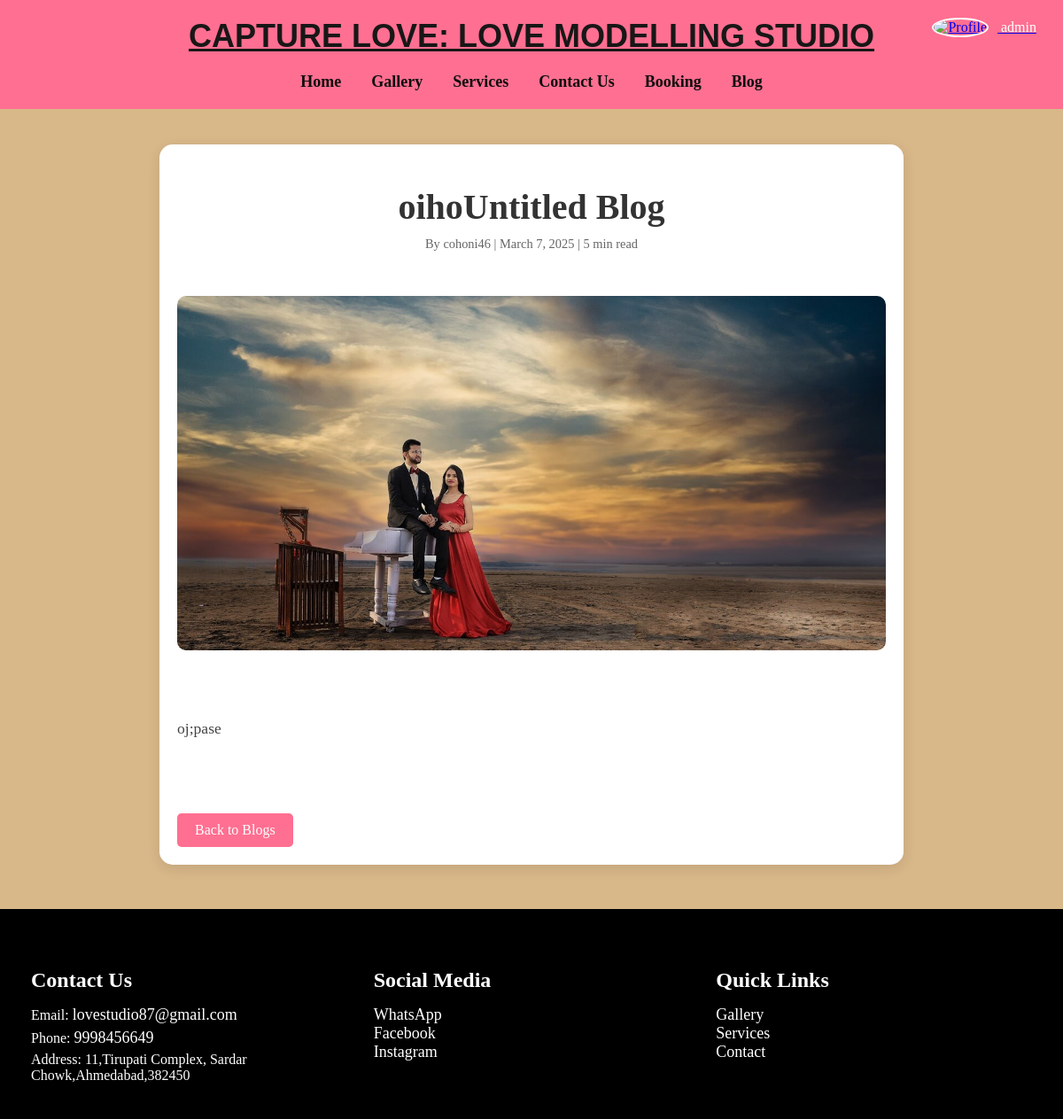
Page /blog/1/ (signed in) on the committed database.
### home/models.py (models this page shows, shortened)
class Blog(models.Model):
    title = models.CharField(max_length=200, default="Untitled Blog")
    content = models.TextField(default="")
    image = models.ImageField(upload_to='blog_images/', null=True, blank=True)
    author = models.ForeignKey(CustomUser, on_delete=models.SET_NULL, null=True)
    created_at = models.DateTimeField(default=timezone.now)
    short_description = models.TextField(max_length=200, blank=True)
    read_time = models.IntegerField(default=5)
    category = models.CharField(max_length=50, default='General')
    class Meta:
        ordering = ['-created_at']

class CustomUser(AbstractUser):
    email_verified = models.BooleanField(default=False)
    phone_number = models.CharField(max_length=15, blank=True, null=True)
    profile_pic = models.ImageField(upload_to='profile_pics/', null=True, blank=True)
    is_active = models.BooleanField(default=False)  # Default to inactive until email verified
    groups = models.ManyToManyField(Group, related_name="customuser_set", blank=True)
    user_permissions = models.ManyToManyField(
        Permission,
        related_name="customuser_permissions_set",
        blank=True
    )
    class Meta:
        verbose_name = 'User'
        verbose_name_plural = 'Users'
    def __str__(self):
        return self.username

### home/views.py (the view)
# urls.py: path('blog/<int:blog_id>/', views.blog_detail, name='blog_detail'),
def blog_detail(request, blog_id):
    blog = get_object_or_404(Blog, id=blog_id)
    return render(request, "blog_detail.html", {'blog': blog})

### home/templates/blog_detail.html (shortened to what this page needs)
{% extends 'base.html' %}
{% block content %}
<div class="blog-detail-container">
    <div class="blog-header">
        <h1 class="blog-title">{{ blog.title }}</h1>
        <div class="blog-meta">
            <span>By {{ blog.author|default:"Admin" }}</span> |
            <span>{{ blog.created_at|date:"F j, Y" }}</span> |
            <span>{{ blog.read_time }} min read</span>
        </div>
    </div>
    {% if blog.image %}
        <img src="{{ blog.image.url }}" alt="{{ blog.title }}" class="blog-image">
    {% endif %}
    <div class="blog-content">
        {{ blog.content|linebreaks }}
    </div>
    <a href="{% url 'blog' %}" class="back-button">Back to Blogs</a>
</div>
{% endblock %}

### home/templates/base.html (shortened to what this page needs)
<!DOCTYPE html>
<html lang="en">
<head>
</head>
<body>
    <header>
        <div class="logo">
            <u><b>CAPTURE LOVE: LOVE MODELLING STUDIO</b></u>
        </div>
        <div class="auth-section">
            {% if user.is_authenticated %}
                <div class="profile-section">
                    <a href="{% url 'edit_profile' %}" class="profile-link">
                        <img src="{{ user.profile_pic.url|default:'/static/images/default-profile.png' }}" alt="Profile" class="profile-pic">
                        <span class="username">{{ user.username }}</span>
                    </a>
                </div>
            {% else %}
                <div class="auth-buttons">
                    <a href="{% url 'login' %}" class="auth-button">Login</a>
                    <a href="{% url 'signup' %}" class="auth-button">Sign Up</a>
                </div>
            {% endif %}
        </div>
        <nav>
            <a href="{% url 'home' %}"><b>Home</b></a>
            <a href="{% url 'gallery' %}"><b>Gallery</b></a>
            <a href="{% url 'services' %}"><b>Services</b></a>
            <a href="{% url 'contact' %}"><b>Contact Us</b></a>
            <a href="{% url 'booking' %}"><b>Booking</b></a>
            <a href="{% url 'blog' %}"><b>Blog</b></a>
        </nav>
    </header>
    <div class="content">
        {% block content %}
        {% endblock %}
    </div>
    <footer>
        <div class="footer-container">
            <div class="footer-section">
                <h4>Contact Us</h4>
                <p>Email: <a href="mailto:info@lovestudio87.com"> lovestudio87@gmail.com</a></p>
                <p>Phone: <a href="tel: 9998456649"> 9998456649</a></p>
                <p>Address: 11,Tirupati Complex, Sardar Chowk,Ahmedabad,382450</p>
            </div>
            <div class="footer-section">
                <h4>Social Media</h4>
                <a href="https://wa.me/yourwhatsappnumber" target="_blank">WhatsApp</a><br>
                <a href="https://www.facebook.com/yourpage" target="_blank">Facebook</a><br>
                <a href="https://www.instagram.com/yourprofile" target="_blank">Instagram</a>
            </div>
            <div class="footer-section">
                <h4>Quick Links</h4>
                <a href="{% url 'gallery' %}">Gallery</a><br>
                <a href="{% url 'services' %}">Services</a><br>
                <a href="{% url 'contact' %}">Contact</a>
            </div>
        </div>
    </footer>
</body>
</html>

### home/templates/base.html (style rules this page uses)
body { font-family: 'Georgia', serif; margin: 0; padding: 0; background: linear-gradient(to bottom right, #d8b789, #d8b789); color: #000000; }
header { text-align: center; padding: 20px; background: #ff6f91; color: #fff; position: relative; }
.logo { font-size: 36px; color: #181717; font-family: 'Cursive', sans-serif; display: flex; align-items: center; justify-content: center; }
.profile-section { position: absolute; top: 20px; right: 20px; display: flex; align-items: center; cursor: pointer; text-decoration: none; }
.profile-pic { width: 40px; height: 40px; border-radius: 50%; margin-right: 10px; object-fit: cover; border: 2px solid white; }
.username { color: white; font-size: 16px; margin-right: 10px; }
nav { text-align: center; margin-top: 20px; }
nav a { margin: 0 15px; text-decoration: none; color: #0d0d0d; font-size: 18px; }
footer { background-color: #000000; color: white; text-align: center; padding: 20px; margin-top: 50px; }
.footer-container { display: flex; justify-content: space-around; background-color: #000000; color: white; text-align: left; max-width: 1200px; margin: 0 auto; }
.footer-section { flex: 1; padding: 15px; }
.footer-section h4 { color: #fff; font-size: 24px; margin-bottom: 15px; }
.footer-section a { color: #fff; text-decoration: none; font-size: 18px; transition: color 0.3s ease; }
footer p, footer a { margin: 5px 0; }

### home/templates/blog_detail.html (style rules this page uses)
.blog-detail-container { max-width: 800px; margin: 40px auto; padding: 20px; background: white; border-radius: 15px; box-shadow: 0 4px 15px rgba(0, 0, 0, 0.1); }
.blog-header { text-align: center; margin-bottom: 30px; }
.blog-title { color: #333; font-size: 2.5em; margin-bottom: 10px; }
.blog-meta { color: #666; font-size: 0.9em; margin-bottom: 20px; }
.blog-image { width: 100%; max-height: 400px; object-fit: cover; border-radius: 10px; margin: 20px 0; }
.blog-content { line-height: 1.8; font-size: 1.1em; color: #444; white-space: pre-line; }
.back-button { display: inline-block; margin-top: 30px; padding: 10px 20px; background-color: #ff6f91; color: white; text-decoration: none; border-radius: 5px; transition: background-color 0.3s; }

### rows in the picture
Blog: title "oihoUntitled Blog", author "cohoni46", created_at "March 7, 2025", read_time "5", image (picture), content "oj;pase"

### other values in the picture
{{ user.username }} "admin"
